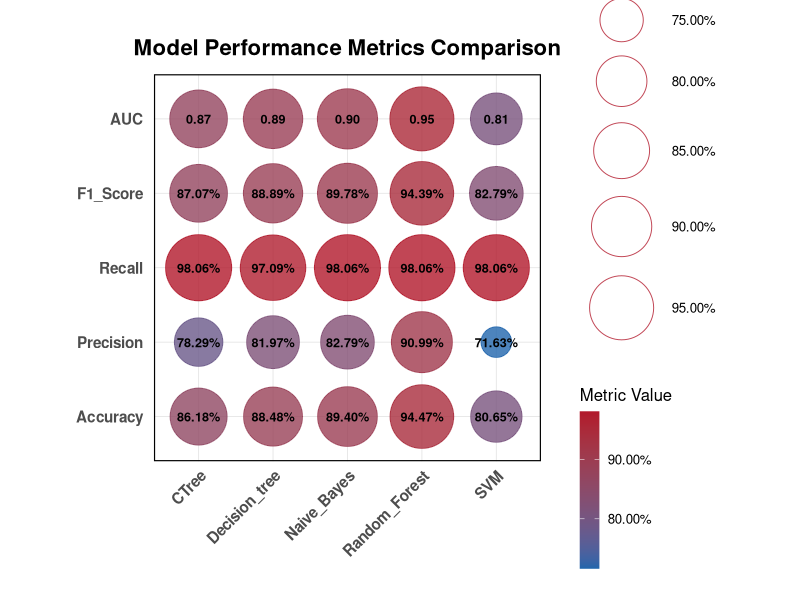

Generate this figure with R:
# 加载必要的包
library(ggplot2)
library(tidyr)
library(dplyr)
library(scales)

# 数据预处理 --------------------------------------------------------------
# 读取原始数据
raw_data <- read.delim("combined_metrics.txt", check.names = FALSE)

# 数据清洗转换
processed_data <- raw_data %>%
  mutate(
    across(
      c(Accuracy, Precision, Recall, F1_Score),
      ~ as.numeric(sub("%", "", .)) / 100  # 保持原始精度转换百分比
    )
  ) %>%
  pivot_longer(
    cols = -Model,
    names_to = "Metric",
    values_to = "Value"
  ) %>%
  mutate(
    Metric = factor(
      Metric,
      levels = c("Accuracy", "Precision", "Recall", "F1_Score", "AUC")
    )
  )

# 可视化配置 --------------------------------------------------------------
# 颜色梯度配置
color_gradient <- scale_color_gradient(
  low = "#2166AC",
  high = "#B2182B",
  labels = percent_format(accuracy = 0.01),
  guide = guide_colorbar(
    order = 2,
    barwidth = unit(0.5, "cm"),
    barheight = unit(4, "cm"))
)

# 尺寸标度配置
size_scale <- scale_size_continuous(
  range = c(10, 22),
  breaks = seq(0.7, 1, 0.05),
  labels = percent_format(accuracy = 0.01),
  guide = guide_legend(
    order = 1,
    override.aes = list(color = "#B2182B"))
)

# 构建图形对象 ------------------------------------------------------------
performance_plot <- ggplot(
  processed_data,
  aes(x = Model, y = Metric)
) +
  # 几何对象层
  geom_point(
    aes(size = Value, color = Value, fill = Value),  # 添加 fill 映射
    alpha = 0.8,
    shape = 21,
    stroke = 0.5
  ) +
  geom_text(
    aes(label = ifelse(
      Metric == "AUC",
      sprintf("%.2f", Value),
      sprintf("%.2f%%", Value * 100)
    )),
    color = "black",
    size = 3.2,
    fontface = "bold"
  ) +
  # 标度配置
  scale_fill_gradient(  # 添加 fill 的颜色梯度
    low = "#2166AC",
    high = "#B2182B",
    labels = percent_format(accuracy = 0.01),
    guide = guide_colorbar(
      order = 2,
      barwidth = unit(0.5, "cm"),
      barheight = unit(4, "cm")
    )
  ) +
  scale_color_gradient(  # 确保 color 也有正确的梯度
    low = "#2166AC",
    high = "#B2182B",
    labels = percent_format(accuracy = 0.01),
    guide = guide_colorbar(
      order = 2,
      barwidth = unit(0.5, "cm"),
      barheight = unit(4, "cm")
    )
  ) +
  size_scale +
  
  # 坐标系统
  coord_fixed(ratio = 1.2) +  # 关键参数调整
  
  # 主题配置
  theme_minimal(base_size = 12) +
  theme(
    plot.title = element_text(
      hjust = 0.5,
      size = 16,
      face = "bold",
      margin = margin(b = 10)
    ),
    axis.title = element_blank(),
    axis.text.x = element_text(
      angle = 45,
      hjust = 1,
      vjust = 1,
      face = "bold",
      size = 11
    ),
    axis.text.y = element_text(
      face = "bold",
      size = 11,
      margin = margin(r = 5)
    ),
    panel.grid.major = element_line(
      color = "grey90",
      linewidth = 0.3
    ),
    panel.border = element_rect(
      fill = NA,
      color = "black",
      linewidth = 0.8
    ),
    legend.spacing = unit(0.5, "cm"),
    legend.box.margin = margin(l = 10),
    plot.margin = margin(1, 1, 1, 1, "cm"),
    aspect.ratio = 1  # 强制1:1宽高比
  ) +
  
  # 标签配置
  labs(
    title = "Model Performance Metrics Comparison",
    size = "Metric Value",
    color = "Metric Value",
    fill = "Metric Value"  # 添加 fill 的标签
  )

# 图形输出 ----------------------------------------------------------------
ggsave(
  filename = "model_performance_square.pdf",
  plot = performance_plot,
  width = 8.27,  # A4纸宽度（英寸）
  height = 8.27, # 保持正方形比例
  units = "in",
  dpi = 600
)